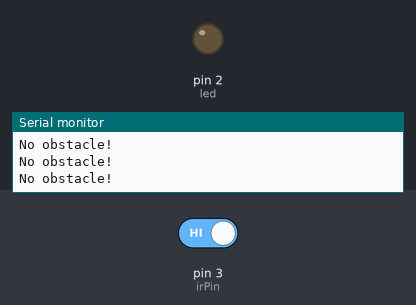
Bench run of a sketch on a simulated Arduino Uno, built with avr-gcc and run on an emulated ATmega328P. Shown: output pins drawn as LEDs (lit = HIGH), the last lines printed to the serial monitor. The inputs (shaded band) are chosen by the test bench; at power-on: pin 3 (irPin) HIGH.

Above: at 1.8 s.
1.9 s: pin 3 (irPin) driven LOW
At 2.3 s:
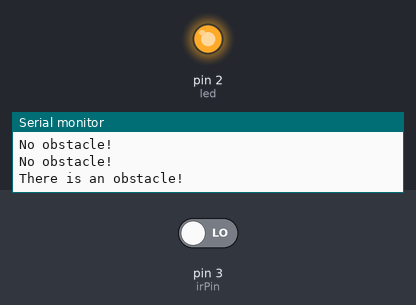
3.5 s: pin 3 (irPin) driven HIGH
At 4.7 s:
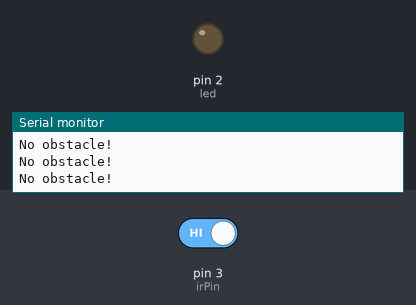
Timing chart, 0 to 6.5 s (numbered marks = the images above; inputs shaded):
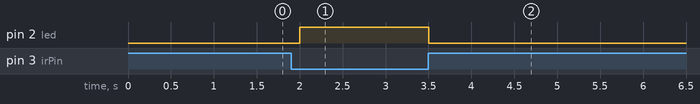

Measured:
- after the input at 1.9 s, pin 2 (led): LOW → HIGH after 0.10 s
- after the input at 3.5 s, pin 2 (led): HIGH → LOW at once

The sketch:

IR_Sensor.ino
```cpp
int irPin = 3;
int detection;

int led = 2;

void setup() {
  Serial.begin(9600);
  pinMode(irPin, INPUT);
  pinMode(led, OUTPUT);
}

void loop() {
  detection = digitalRead(irPin);

  if(detection == LOW){
    digitalWrite(led, HIGH);
    Serial.print("There is an obstacle!\n");
  }else{
    digitalWrite(led, LOW);
    Serial.print("No obstacle!\n");

  }
  delay(500);
}
```
